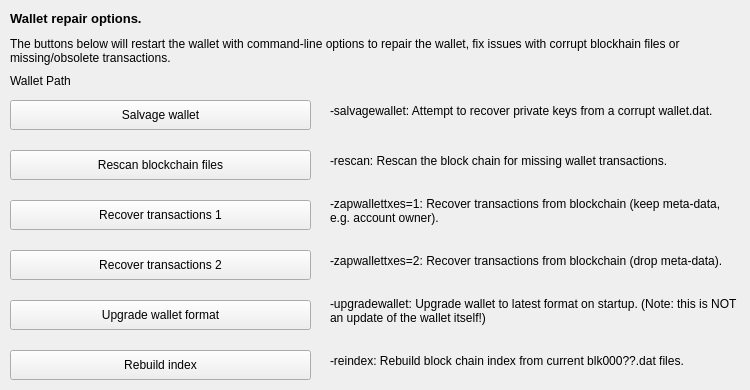
     <widget class="QWidget" name="tab_repair">
      <attribute name="title">
       <string>&amp;Wallet Repair</string>
      </attribute>
      <widget class="QPushButton" name="btn_salvagewallet">
       <property name="geometry">
        <rect>
         <x>10</x>
         <y>100</y>
         <width>301</width>
         <height>30</height>
        </rect>
       </property>
       <property name="minimumSize">
        <size>
         <width>180</width>
         <height>30</height>
        </size>
       </property>
       <property name="text">
        <string>Salvage wallet</string>
       </property>
      </widget>
      <widget class="QPushButton" name="btn_rescan">
       <property name="geometry">
        <rect>
         <x>10</x>
         <y>150</y>
         <width>301</width>
         <height>30</height>
        </rect>
       </property>
       <property name="minimumSize">
        <size>
         <width>180</width>
         <height>30</height>
        </size>
       </property>
       <property name="text">
        <string>Rescan blockchain files</string>
       </property>
      </widget>
      <widget class="QPushButton" name="btn_zapwallettxes1">
       <property name="geometry">
        <rect>
         <x>10</x>
         <y>200</y>
         <width>301</width>
         <height>30</height>
        </rect>
       </property>
       <property name="minimumSize">
        <size>
         <width>180</width>
         <height>30</height>
        </size>
       </property>
       <property name="text">
        <string>Recover transactions 1</string>
       </property>
      </widget>
      <widget class="QPushButton" name="btn_zapwallettxes2">
       <property name="geometry">
        <rect>
         <x>10</x>
         <y>250</y>
         <width>301</width>
         <height>30</height>
        </rect>
       </property>
       <property name="minimumSize">
        <size>
         <width>180</width>
         <height>30</height>
        </size>
       </property>
       <property name="text">
        <string>Recover transactions 2</string>
       </property>
      </widget>
      <widget class="QPushButton" name="btn_upgradewallet">
       <property name="geometry">
        <rect>
         <x>10</x>
         <y>300</y>
         <width>301</width>
         <height>30</height>
        </rect>
       </property>
       <property name="minimumSize">
        <size>
         <width>180</width>
         <height>30</height>
        </size>
       </property>
       <property name="text">
        <string>Upgrade wallet format</string>
       </property>
      </widget>
      <widget class="QLabel" name="label_repair_helptext">
       <property name="geometry">
        <rect>
         <x>10</x>
         <y>30</y>
         <width>711</width>
         <height>41</height>
        </rect>
       </property>
       <property name="font">
        <font>
         <weight>50</weight>
         <bold>false</bold>
        </font>
       </property>
       <property name="text">
        <string>The buttons below will restart the wallet with command-line options to repair the wallet, fix issues with corrupt blockhain files or missing/obsolete transactions.</string>
       </property>
       <property name="wordWrap">
        <bool>true</bool>
       </property>
      </widget>
      <widget class="QLabel" name="label_repair_salvage">
       <property name="geometry">
        <rect>
         <x>330</x>
         <y>90</y>
         <width>411</width>
         <height>41</height>
        </rect>
       </property>
       <property name="text">
        <string>-salvagewallet: Attempt to recover private keys from a corrupt wallet.dat.</string>
       </property>
       <property name="wordWrap">
        <bool>true</bool>
       </property>
      </widget>
      <widget class="QLabel" name="label_repair_rescan">
       <property name="geometry">
        <rect>
         <x>330</x>
         <y>140</y>
         <width>411</width>
         <height>41</height>
        </rect>
       </property>
       <property name="text">
        <string>-rescan: Rescan the block chain for missing wallet transactions.</string>
       </property>
       <property name="wordWrap">
        <bool>true</bool>
       </property>
      </widget>
      <widget class="QLabel" name="label_repair_zap1">
       <property name="geometry">
        <rect>
         <x>330</x>
         <y>190</y>
         <width>411</width>
         <height>41</height>
        </rect>
       </property>
       <property name="text">
        <string>-zapwallettxes=1: Recover transactions from blockchain (keep meta-data, e.g. account owner).</string>
       </property>
       <property name="wordWrap">
        <bool>true</bool>
       </property>
      </widget>
      <widget class="QLabel" name="label_repair_zap2">
       <property name="geometry">
        <rect>
         <x>330</x>
         <y>240</y>
         <width>411</width>
         <height>41</height>
        </rect>
       </property>
       <property name="text">
        <string>-zapwallettxes=2: Recover transactions from blockchain (drop meta-data).</string>
       </property>
       <property name="wordWrap">
        <bool>true</bool>
       </property>
      </widget>
      <widget class="QLabel" name="label_repair_upgrade">
       <property name="geometry">
        <rect>
         <x>330</x>
         <y>290</y>
         <width>411</width>
         <height>41</height>
        </rect>
       </property>
       <property name="text">
        <string>-upgradewallet: Upgrade wallet to latest format on startup. (Note: this is NOT an update of the wallet itself!)</string>
       </property>
       <property name="wordWrap">
        <bool>true</bool>
       </property>
      </widget>
      <widget class="QLabel" name="label_repair_header">
       <property name="geometry">
        <rect>
         <x>10</x>
         <y>10</y>
         <width>711</width>
         <height>16</height>
        </rect>
       </property>
       <property name="font">
        <font>
         <pointsize>10</pointsize>
         <weight>75</weight>
         <bold>true</bold>
        </font>
       </property>
       <property name="text">
        <string>Wallet repair options.</string>
       </property>
       <property name="wordWrap">
        <bool>true</bool>
       </property>
      </widget>
      <widget class="QPushButton" name="btn_reindex">
       <property name="geometry">
        <rect>
         <x>10</x>
         <y>350</y>
         <width>301</width>
         <height>30</height>
        </rect>
       </property>
       <property name="text">
        <string>Rebuild index</string>
       </property>
      </widget>
      <widget class="QLabel" name="label_repair_reindex">
       <property name="geometry">
        <rect>
         <x>330</x>
         <y>340</y>
         <width>411</width>
         <height>41</height>
        </rect>
       </property>
       <property name="text">
        <string>-reindex: Rebuild block chain index from current blk000??.dat files.</string>
       </property>
       <property name="wordWrap">
        <bool>true</bool>
       </property>
      </widget>
      <widget class="QLabel" name="wallet_path">
       <property name="geometry">
        <rect>
         <x>10</x>
         <y>70</y>
         <width>731</width>
         <height>21</height>
        </rect>
       </property>
       <property name="text">
        <string>Wallet Path</string>
       </property>
      </widget>
     </widget>
